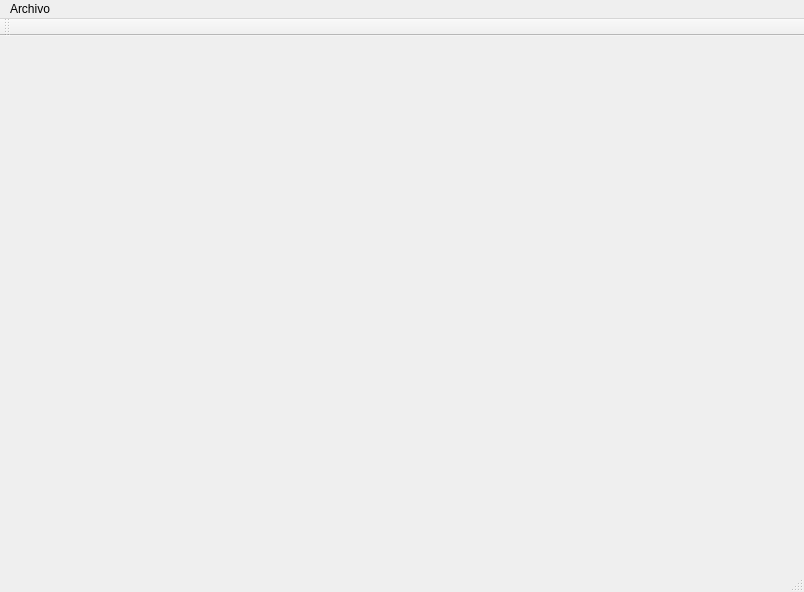
<?xml version="1.0" encoding="UTF-8"?>
<ui version="4.0">
 <class>MainWindow</class>
 <widget class="QMainWindow" name="MainWindow">
  <property name="geometry">
   <rect>
    <x>0</x>
    <y>0</y>
    <width>804</width>
    <height>592</height>
   </rect>
  </property>
  <property name="windowTitle">
   <string>MainWindow</string>
  </property>
  <widget class="QWidget" name="centralwidget"/>
  <widget class="QMenuBar" name="menubar">
   <property name="geometry">
    <rect>
     <x>0</x>
     <y>0</y>
     <width>804</width>
     <height>25</height>
    </rect>
   </property>
   <widget class="QMenu" name="menuArchivo">
    <property name="title">
     <string>Archivo</string>
    </property>
    <addaction name="separator"/>
    <addaction name="actionMaterias"/>
    <addaction name="separator"/>
    <addaction name="actionSalir"/>
   </widget>
   <addaction name="menuArchivo"/>
  </widget>
  <widget class="QStatusBar" name="statusbar"/>
  <widget class="QToolBar" name="toolBar">
   <property name="windowTitle">
    <string>toolBar</string>
   </property>
   <attribute name="toolBarArea">
    <enum>TopToolBarArea</enum>
   </attribute>
   <attribute name="toolBarBreak">
    <bool>false</bool>
   </attribute>
  </widget>
  <action name="actionMaterias">
   <property name="text">
    <string>Materias</string>
   </property>
  </action>
  <action name="actionSalir">
   <property name="text">
    <string>Salir</string>
   </property>
  </action>
 </widget>
 <resources/>
 <connections/>
</ui>
